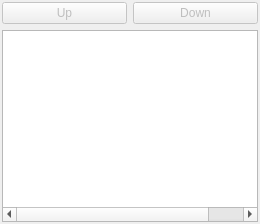
       <widget class="QWidget" name="tabPlugin">
        <attribute name="title">
         <string>Plugin</string>
        </attribute>
        <layout class="QVBoxLayout" name="verticalLayout_6">
         <property name="leftMargin">
          <number>2</number>
         </property>
         <property name="topMargin">
          <number>2</number>
         </property>
         <property name="rightMargin">
          <number>2</number>
         </property>
         <property name="bottomMargin">
          <number>2</number>
         </property>
         <item>
          <layout class="QHBoxLayout" name="horizontalLayout_2">
           <item>
            <widget class="QPushButton" name="pushButtonMovePluginUp">
             <property name="enabled">
              <bool>false</bool>
             </property>
             <property name="text">
              <string>Up</string>
             </property>
            </widget>
           </item>
           <item>
            <widget class="QPushButton" name="pushButtonMovePluginDown">
             <property name="enabled">
              <bool>false</bool>
             </property>
             <property name="text">
              <string>Down</string>
             </property>
            </widget>
           </item>
          </layout>
         </item>
         <item>
          <widget class="PluginTreeWidget" name="pluginWidget">
           <property name="contextMenuPolicy">
            <enum>Qt::CustomContextMenu</enum>
           </property>
           <property name="tabKeyNavigation">
            <bool>true</bool>
           </property>
           <property name="rootIsDecorated">
            <bool>true</bool>
           </property>
           <property name="allColumnsShowFocus">
            <bool>true</bool>
           </property>
           <property name="headerHidden">
            <bool>true</bool>
           </property>
           <property name="expandsOnDoubleClick">
            <bool>true</bool>
           </property>
           <property name="columnCount">
            <number>3</number>
           </property>
           <attribute name="headerVisible">
            <bool>false</bool>
           </attribute>
           <column>
            <property name="text">
             <string>Name</string>
            </property>
           </column>
           <column>
            <property name="text">
             <string notr="true">Status</string>
            </property>
           </column>
           <column>
            <property name="text">
             <string notr="true">File</string>
            </property>
           </column>
          </widget>
         </item>
        </layout>
       </widget>
